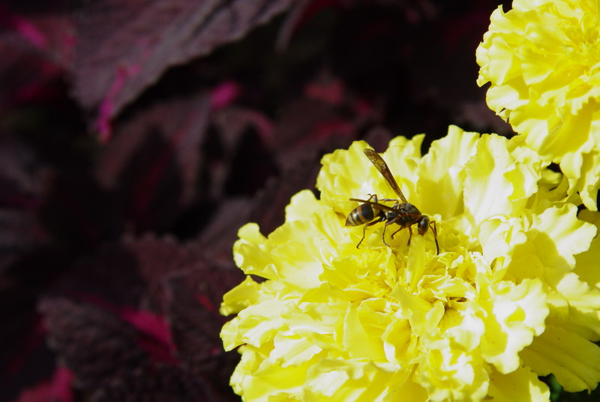
#> input picture Homtworks/hw2/source code/bee.png, 600 x 402 px
$ python Q4.py
#> lines starting #> are read from the running program, lines starting #| are printed output that depends on the picture; after the words box and inside, x2 and y2 are one past the last pixel; in counts of white or black regions, pixels touching at a corner belong together
import cv2
import numpy as np

# read image
lz = cv2.imread("./bee.png")
#> lz is the input picture: shape (402, 600, 3); mean B, G, R 45.1, 96.8, 107
lzz = cv2.imread("./lz.jpg")   # my face
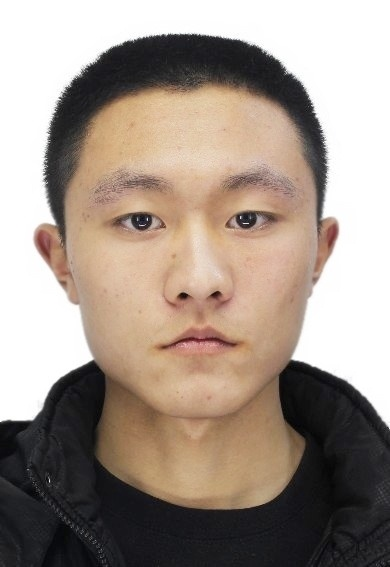
#> input picture Homtworks/hw2/source code/lz.jpg, 390 x 567 px
#> lzz is the input picture: shape (567, 390, 3); mean B, G, R 137.5, 148, 161.8

# convert to HSV
lz = cv2.cvtColor(lz, cv2.COLOR_BGR2HSV)
#> lz: shape (402, 600, 3); mean H, S, V 91.9, 144, 107.7
lzz = cv2.cvtColor(lzz,cv2.COLOR_BGR2HSV)
#> lzz: shape (567, 390, 3); mean H, S, V 35.2, 42.7, 162.6
#
mask = cv2.inRange(lz,(25,0,0),(35,255,255))
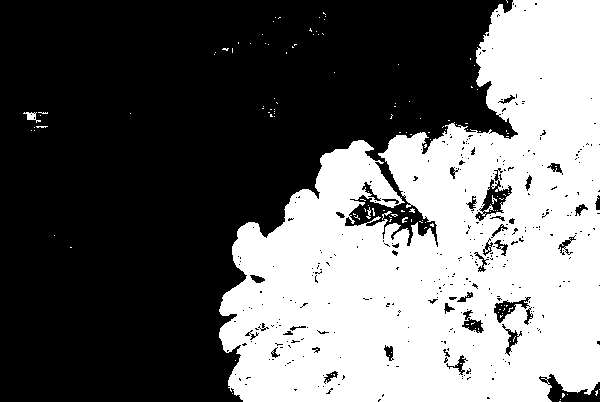
#> mask: shape (402, 600); 41% white; 140 white regions (134 under 20 px), largest, box (x1, y1, x2, y2) and area: (219, 0, 600, 402) 98372, (23, 112, 41, 123) 80, (366, 207, 371, 219) 27, (382, 211, 392, 220) 26, (492, 195, 497, 204) 20, (402, 217, 408, 223) 20
face_mask = cv2.inRange(lzz,(10,0,0),(90,255,255))
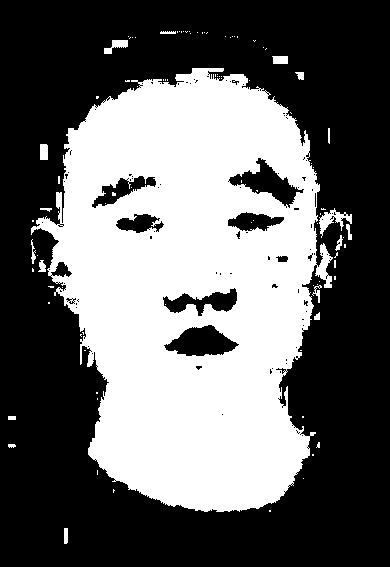
#> face_mask: shape (567, 390); 40.4% white; 96 white regions (78 under 20 px), largest, box (x1, y1, x2, y2) and area: (31, 68, 333, 512) 87673, (319, 208, 352, 238) 354, (104, 40, 128, 54) 169
cv2.imshow("mask",mask)
cv2.imshow("face of long zhang",face_mask)
cv2.waitKey()
cv2.imwrite("./q4_image_mask_of_flowers_bee.png",mask)
cv2.imwrite("./q4_image_mask_of_face_of_long_zhang.jpg",face_mask)

# color transform of bee.png
H = lz[:,:,0].copy()
H_bg = cv2.bitwise_and(H, 255-mask)
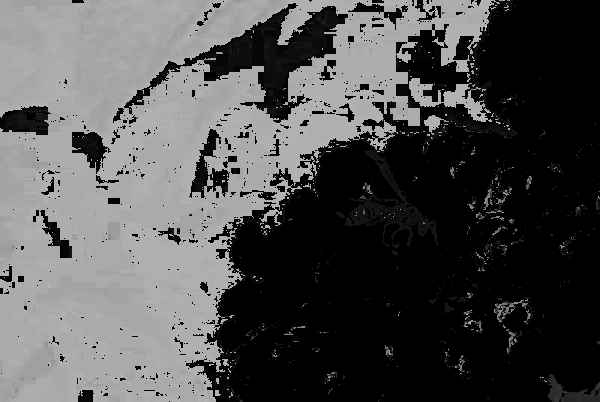
#> H_bg: shape (402, 600); min 0, max 179, mean 79.7
H_roi = cv2.bitwise_and(H+150, mask)
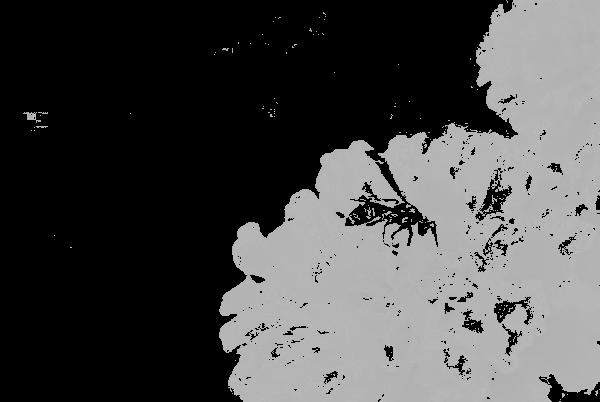
#> H_roi: shape (402, 600); min 0, max 185, mean 73.8
H = cv2.bitwise_or(H_bg, H_roi)
print(H,lz[:,:,0])
#> (printed output is left out)
lz[:,:,0] = H
#> lz: shape (402, 600, 3); mean H, S, V 153.5, 144, 107.7
lz = cv2.cvtColor(lz,cv2.COLOR_HSV2BGR)
# transforms for my face
H = lzz[:,:,0].copy()
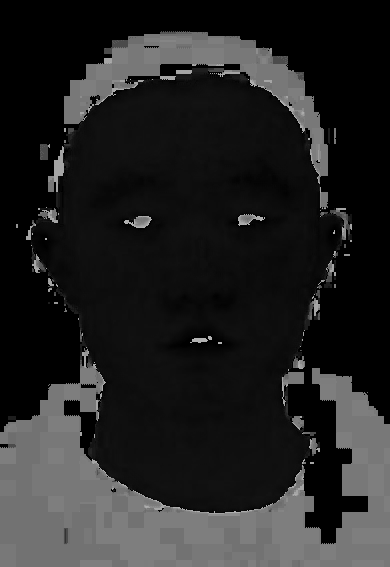
#> H: shape (567, 390); min 0, max 179, mean 35.2
H_bg = cv2.bitwise_and(H, 255-face_mask)
#> H_bg: shape (567, 390)
H_roi = cv2.bitwise_and(H-H, face_mask)
#> H_roi: shape (567, 390); every value is 0
H = cv2.bitwise_or(H_bg, H_roi)
lzz[:,:,0] = H
#> lzz: shape (567, 390, 3); mean H, S, V 29.1, 42.7, 162.6
lzz = cv2.cvtColor(lzz,cv2.COLOR_HSV2BGR)
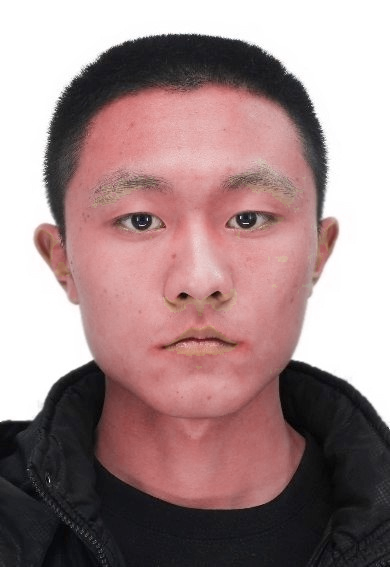
#> lzz: shape (567, 390, 3); mean B, G, R 137.3, 136.7, 161.7

# show and save final pictures
cv2.imshow("new img",lz)
cv2.imshow("new face of long zhang",lzz)
cv2.waitKey()
cv2.imwrite("./q4_megenta_flower_bee.png",lz)
cv2.imwrite("./q4_read_face_of_long_zhang.png",lzz)
